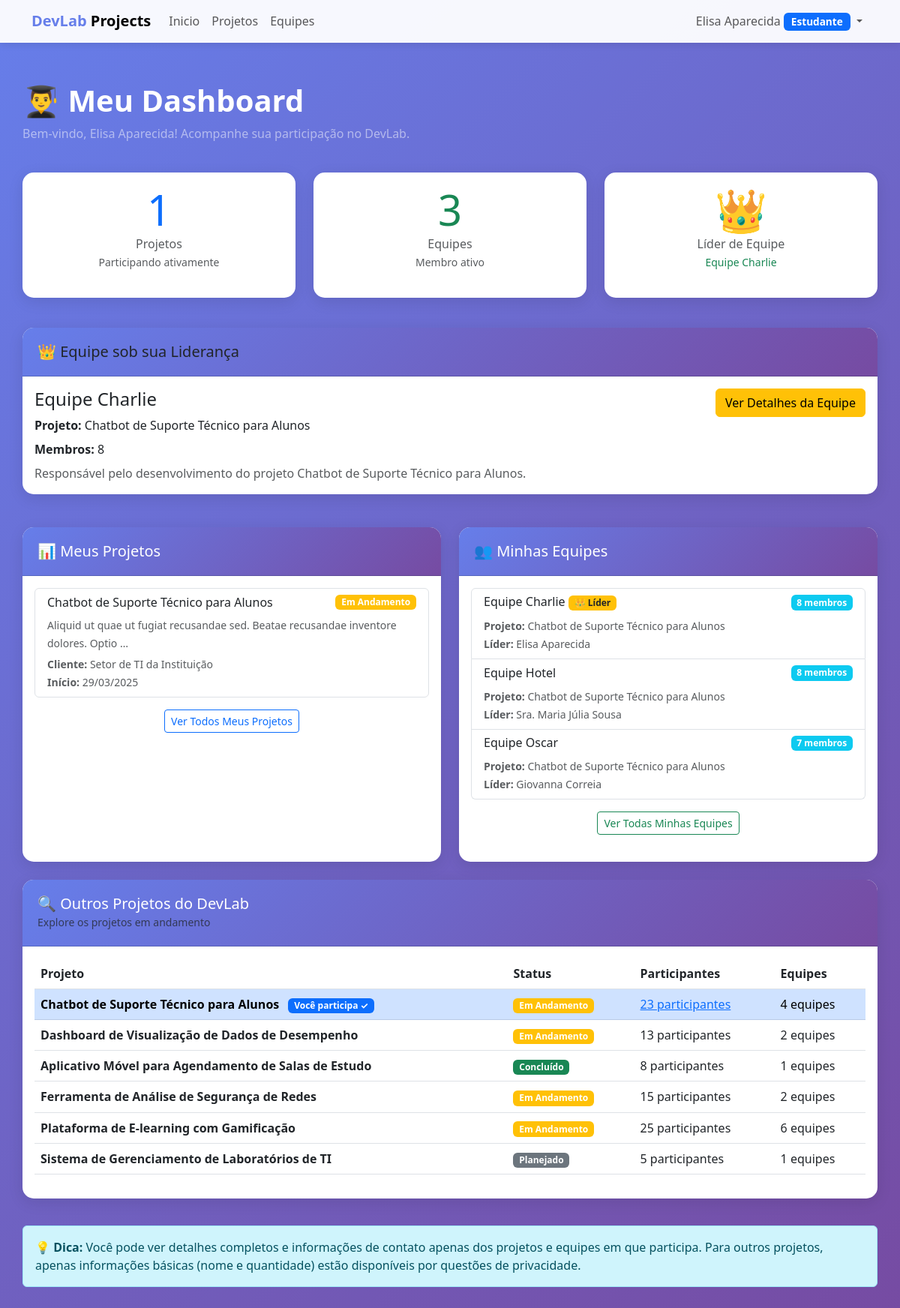
The page /estudante/ (signed in) on the database its author committed.
### meuapp/models.py (models this page shows, shortened)
class Usuario(AbstractUser):
    TIPO_CHOICES = [
        ('coordenador', 'Coordenador'),
        ('professor', 'Professor'),
        ('estudante', 'Estudante'),
    ]
    tipo = models.CharField(max_length=20, choices=TIPO_CHOICES, default='estudante')
    matricula = models.CharField(max_length=20, unique=True, null=True, blank=True)
    cpf = models.CharField(max_length=11, unique=True, null=True, blank=True)
    data_nascimento = models.DateField(null=True, blank=True)
    funcao = models.CharField(max_length=100, blank=True, verbose_name="Função")
    class Meta:
        verbose_name = 'Usuário'
        verbose_name_plural = 'Usuários'

class Equipe(models.Model):
    nome = models.CharField(max_length=100)
    descricao = models.TextField(blank=True)
    projeto = models.ForeignKey(Projeto, on_delete=models.CASCADE, related_name='equipes', null=True, blank=True)
    lider = models.OneToOneField(
        Usuario,
        on_delete=models.SET_NULL,
        null=True,
        blank=True,
        related_name='equipe_liderada',
        help_text="Líder da equipe (cada usuário pode liderar no máximo uma equipe)"
    )
    membros = models.ManyToManyField(Usuario, related_name='equipes_participando', blank=True)
    criada_em = models.DateTimeField(auto_now_add=True)
    class Meta:
        verbose_name = 'Equipe'
        verbose_name_plural = 'Equipes'
        ordering = ['projeto', 'nome']
    def total_membros(self):
        return self.membros.count()

class Projeto(models.Model):
    STATUS_CHOICES = [
        ('planejado', 'Planejado'),
        ('andamento', 'Em Andamento'),
        ('concluido', 'Concluído'),
    ]
    titulo = models.CharField(max_length=200)
    descricao = models.TextField()
    cliente = models.CharField(max_length=200)
    status = models.CharField(max_length=20, choices=STATUS_CHOICES, default='planejado')
    data_inicio = models.DateField()
    data_fim_prevista = models.DateField()
    participantes = models.ManyToManyField(Usuario, through='ParticipacaoProjeto', related_name='projetos_participando')
    criado_em = models.DateTimeField(auto_now_add=True)
    atualizado_em = models.DateTimeField(auto_now=True)
    class Meta:
        verbose_name = 'Projeto'
        verbose_name_plural = 'Projetos'
        ordering = ['-criado_em']
    def total_participantes(self):
        return self.membros_por_equipes().count()
    def membros_por_equipes(self):
        return Usuario.objects.filter(equipes_participando__projeto=self).distinct()
    def total_equipes(self):
        return self.equipes.count()

### meuapp/views.py (the view)
# urls.py: path('estudante/', views.estudante_dashboard, name='estudante_dashboard'),
@login_required
@user_passes_test(is_estudante)
def estudante_dashboard(request):
    projetos_via_participacao = request.user.projetos_participando.all()
    projetos_via_equipes = Projeto.objects.filter(equipes__membros=request.user)
    meus_projetos = (projetos_via_participacao | projetos_via_equipes).distinct()
    minhas_equipes = request.user.equipes_participando.all()
    equipe_liderada = getattr(request.user, 'equipe_liderada', None)
    todos_projetos = Projeto.objects.all()
    context = {
        'meus_projetos': meus_projetos,
        'minhas_equipes': minhas_equipes,
        'equipe_liderada': equipe_liderada,
        'todos_projetos': todos_projetos,
    }
    return render(request, 'aluno.html', context)

### meuapp/templates/aluno.html (shortened to what this page needs)
{% extends 'base.html' %}
{% block content %}
<div class="row mb-4">
    <div class="col-12">
        <h1 class="text-white mb-2">
            <strong>👨‍🎓 Meu Dashboard</strong>
        </h1>
        <p class="text-white-50">Bem-vindo, {{ user.get_full_name|default:user.username }}! Acompanhe sua participação no DevLab.</p>
    </div>
</div>
<div class="row mb-4">
    <div class="col-md-4 mb-3">
        <div class="card text-center h-100">
            <div class="card-body">
                <h1 class="display-4 text-primary mb-0">{{ meus_projetos.count }}</h1>
                <p class="text-muted mb-0">Projetos</p>
                <small class="text-muted">Participando ativamente</small>
            </div>
        </div>
    </div>
    <div class="col-md-4 mb-3">
        <div class="card text-center h-100">
            <div class="card-body">
                <h1 class="display-4 text-success mb-0">{{ minhas_equipes.count }}</h1>
                <p class="text-muted mb-0">Equipes</p>
                <small class="text-muted">Membro ativo</small>
            </div>
        </div>
    </div>
    <div class="col-md-4 mb-3">
        <div class="card text-center h-100">
            <div class="card-body">
                {% if equipe_liderada %}
                    <h1 class="display-4 text-warning mb-0">👑</h1>
                    <p class="text-muted mb-0">Líder de Equipe</p>
                    <small class="text-success">{{ equipe_liderada.nome }}</small>
                {% else %}
                    <h1 class="display-4 text-muted mb-0">-</h1>
                    <p class="text-muted mb-0">Membro</p>
                    <small class="text-muted">Sem liderança</small>
                {% endif %}
            </div>
        </div>
    </div>
</div>
{% if equipe_liderada %}
<div class="row mb-4">
    <div class="col-12">
        <div class="card border-warning">
            <div class="card-header bg-warning">
                <h5 class="mb-0 text-dark">👑 Equipe sob sua Liderança</h5>
            </div>
            <div class="card-body">
                <div class="row">
                    <div class="col-md-8">
                        <h4 class="mb-2">{{ equipe_liderada.nome }}</h4>
                        <p class="mb-2"><strong>Projeto:</strong>
                            {% if equipe_liderada.projeto %}
                                {{ equipe_liderada.projeto.titulo }}
                            {% else %}
                                <span class="text-muted">Sem projeto</span>
                            {% endif %}
                        </p>
                        <p class="mb-2"><strong>Membros:</strong> {{ equipe_liderada.total_membros }}</p>
                        <p class="mb-0 text-muted">{{ equipe_liderada.descricao|default:"Sem descrição" }}</p>
                    </div>
                    <div class="col-md-4 text-end">
                        <a href="{% url 'equipe_detalhes' equipe_liderada.pk %}" class="btn btn-warning">
                            Ver Detalhes da Equipe
                        </a>
                    </div>
                </div>
            </div>
        </div>
    </div>
</div>
{% endif %}
<div class="row">
    <div class="col-md-6 mb-4">
        <div class="card h-100">
            <div class="card-header">
                <h5 class="mb-0">📊 Meus Projetos</h5>
            </div>
            <div class="card-body">
                {% if meus_projetos %}
                    <div class="list-group">
                        {% for projeto in meus_projetos %}
                        <a href="{% url 'projeto_detalhes' projeto.pk %}"
                           class="list-group-item list-group-item-action">
                            <div class="d-flex w-100 justify-content-between align-items-center mb-2">
                                <h6 class="mb-0">{{ projeto.titulo }}</h6>
                                <span class="badge bg-{% if projeto.status == 'concluido' %}success{% elif projeto.status == 'andamento' %}warning{% else %}secondary{% endif %}">
                                    {{ projeto.get_status_display }}
                                </span>
                            </div>
                            <p class="mb-1 text-muted"><small>{{ projeto.descricao|truncatewords:12 }}</small></p>
                            <small class="text-muted">
                                <strong>Cliente:</strong> {{ projeto.cliente }}<br>
                                <strong>Início:</strong> {{ projeto.data_inicio|date:"d/m/Y" }}
                            </small>
                        </a>
                        {% endfor %}
                    </div>
                    <div class="text-center mt-3">
                        <a href="{% url 'projeto_lista' %}" class="btn btn-sm btn-outline-primary">
                            Ver Todos Meus Projetos
                        </a>
                    </div>
                {% else %}
                    <div class="text-center py-5">
                        <h5 class="text-muted">📭</h5>
                        <p class="text-muted">Você ainda não está participando de nenhum projeto</p>
                        <small class="text-muted">Entre em contato com o coordenador ou professor orientador para ser adicionado a um projeto</small>
                    </div>
                {% endif %}
            </div>
        </div>
    </div>
    <div class="col-md-6 mb-4">
        <div class="card h-100">
            <div class="card-header">
                <h5 class="mb-0">👥 Minhas Equipes</h5>
            </div>
            <div class="card-body">
                {% if minhas_equipes %}
                    <div class="list-group">
                        {% for equipe in minhas_equipes %}
                        <a href="{% url 'equipe_detalhes' equipe.pk %}"
                           class="list-group-item list-group-item-action">
                            <div class="d-flex w-100 justify-content-between align-items-center mb-2">
                                <h6 class="mb-0">
                                    {{ equipe.nome }}
                                    {% if equipe.lider == user %}
                                        <span class="badge bg-warning text-dark">👑 Líder</span>
                                    {% endif %}
                                </h6>
                                <span class="badge bg-info">{{ equipe.total_membros }} membros</span>
                            </div>
                            <small class="text-muted">
                                <strong>Projeto:</strong>
                                {% if equipe.projeto %}
                                    {{ equipe.projeto.titulo }}
                                {% else %}
                                    <span class="text-muted">Sem projeto</span>
                                {% endif %}
                                <br>
                                <strong>Líder:</strong>
                                {% if equipe.lider %}
                                    {{ equipe.lider.get_full_name|default:equipe.lider.username }}
                                {% else %}
                                    <span class="text-muted">Não definido</span>
                                {% endif %}
                            </small>
                        </a>
                        {% endfor %}
                    </div>
                    <div class="text-center mt-3">
                        <a href="{% url 'equipe_lista' %}" class="btn btn-sm btn-outline-success">
                            Ver Todas Minhas Equipes
                        </a>
                    </div>
                {% else %}
                    <div class="text-center py-5">
                        <h5 class="text-muted">👤</h5>
                        <p class="text-muted">Você não está em nenhuma equipe ainda</p>
                        <small class="text-muted">Participe de um projeto para ser adicionado a uma equipe</small>
                    </div>
                {% endif %}
            </div>
        </div>
    </div>
</div>
<div class="row">
    <div class="col-12">
        <div class="card">
            <div class="card-header">
                <h5 class="mb-0">🔍 Outros Projetos do DevLab</h5>
                <small class="text-muted">Explore os projetos em andamento</small>
            </div>
            <div class="card-body">
                {% if todos_projetos %}
                    <div class="table-responsive">
                        <table class="table table-hover">
                            <thead>
                                <tr>
                                    <th>Projeto</th>
                                    <th>Status</th>
                                    <th>Participantes</th>
                                    <th>Equipes</th>
                                </tr>
                            </thead>
                            <tbody>
                                {% for projeto in todos_projetos %}
                                <tr {% if projeto in meus_projetos %}class="table-primary"{% endif %}>
                                    <td>
                                        <strong>{{ projeto.titulo }}</strong>
                                        {% if projeto in meus_projetos %}
                                            <span class="badge bg-primary ms-2">Você participa ✓</span>
                                        {% endif %}
                                    </td>
                                    <td>
                                        <span class="badge bg-{% if projeto.status == 'concluido' %}success{% elif projeto.status == 'andamento' %}warning{% else %}secondary{% endif %}">
                                            {{ projeto.get_status_display }}
                                        </span>
                                    </td>
                                    <td>
                                        {% if projeto in meus_projetos %}
                                            <a href="{% url 'projeto_detalhes' projeto.pk %}">
                                                {{ projeto.total_participantes }} participantes
                                            </a>
                                        {% else %}
                                            {{ projeto.total_participantes }} participantes
                                        {% endif %}
                                    </td>
                                    <td>{{ projeto.total_equipes }} equipes</td>
                                </tr>
                                {% endfor %}
                            </tbody>
                        </table>
                    </div>
                {% else %}
                    <p class="text-muted text-center py-5">Nenhum projeto disponível no momento</p>
                {% endif %}
            </div>
        </div>
    </div>
</div>
<div class="row mt-3">
    <div class="col-12">
        <div class="alert alert-info">
            <strong>💡 Dica:</strong> Você pode ver detalhes completos e informações de contato apenas dos projetos e equipes em que participa.
            Para outros projetos, apenas informações básicas (nome e quantidade) estão disponíveis por questões de privacidade.
        </div>
    </div>
</div>
{% endblock %}

### meuapp/templates/base.html (shortened to what this page needs)
<!DOCTYPE html>
<html lang="pt-br">
<head>
    <link href="https://cdn.jsdelivr.net/npm/bootstrap@5.3.0/dist/css/bootstrap.min.css" rel="stylesheet">
</head>
<body>
    {% if user.is_authenticated %}
    <nav class="navbar navbar-expand-lg navbar-light bg-light fixed-top">
        <div class="container">
            <a class="navbar-brand fw-bold" href="{% url 'dashboard' %}">
                <span style="color: #667eea;">DevLab</span> Projects
            </a>
            <div class="collapse navbar-collapse" id="navbarNav">
                <ul class="navbar-nav me-auto">
                    <li class="nav-item">
                        <a class="nav-link" href="{% url 'dashboard' %}">Inicio</a>
                    </li>
                    <li class="nav-item">
                        <a class="nav-link" href="{% url 'projeto_lista' %}">Projetos</a>
                    </li>
                    <li class="nav-item">
                        <a class="nav-link" href="{% url 'equipe_lista' %}">Equipes</a>
                    </li>
                </ul>
                <ul class="navbar-nav">
                    <li class="nav-item dropdown">
                        <a class="nav-link dropdown-toggle" href="#" id="userDropdown" role="button"
                           data-bs-toggle="dropdown">
                            {{ user.get_full_name|default:user.username }}
                            <span class="badge bg-primary badge-tipo">{{ user.get_tipo_display }}</span>
                        </a>
                    </li>
                </ul>
            </div>
        </div>
    </nav>
    {% endif %}
    <div class="container main-content">
        {% block content %}{% endblock %}
    </div>
</body>
</html>

### rows shown on the page
Usuario: get_full_name "Elisa Aparecida", tipo "Estudante"
Equipe: nome "Equipe Charlie", projeto.titulo "Chatbot de Suporte Técnico para Alunos", total_membros "8", descricao "Responsável pelo desenvolvimento do projeto Chatbot de Suporte Técnico para Alunos.", shows "👑 Líder", lider.get_full_name "Elisa Aparecida"
Projeto: titulo "Chatbot de Suporte Técnico para Alunos", status "Em Andamento", descricao "Aliquid ut quae ut fugiat recusandae sed. Beatae recusandae inventore dolores. Optio …", cliente "Setor de TI da Instituição", data_inicio "29/03/2025", shows "Você participa ✓", total_participantes "23", total_equipes "4"
Equipe: nome "Equipe Hotel", total_membros "8", projeto.titulo "Chatbot de Suporte Técnico para Alunos", lider.get_full_name "Sra. Maria Júlia Sousa"
Equipe: nome "Equipe Oscar", total_membros "7", projeto.titulo "Chatbot de Suporte Técnico para Alunos", lider.get_full_name "Giovanna Correia"
Projeto: titulo "Dashboard de Visualização de Dados de Desempenho", status "Em Andamento", total_participantes "13", total_equipes "2"
Projeto: titulo "Aplicativo Móvel para Agendamento de Salas de Estudo", status "Concluído", total_participantes "8", total_equipes "1"
Projeto: titulo "Ferramenta de Análise de Segurança de Redes", status "Em Andamento", total_participantes "15", total_equipes "2"
Projeto: titulo "Plataforma de E-learning com Gamificação", status "Em Andamento", total_participantes "25", total_equipes "6"
Projeto: titulo "Sistema de Gerenciamento de Laboratórios de TI", status "Planejado", total_participantes "5", total_equipes "1"

### other values the page prints
{{ meus_projetos.count }} "1"
{{ minhas_equipes.count }} "3"
